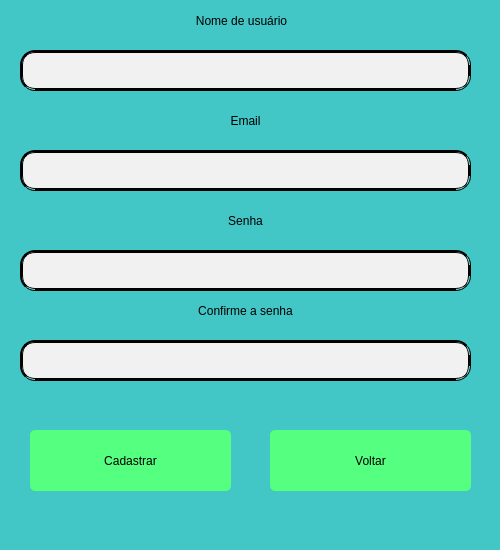
<?xml version="1.0" encoding="UTF-8"?>
<ui version="4.0">
 <class>Screen_Cad</class>
 <widget class="QMainWindow" name="Screen_Cad">
  <property name="geometry">
   <rect>
    <x>0</x>
    <y>0</y>
    <width>500</width>
    <height>550</height>
   </rect>
  </property>
  <property name="windowTitle">
   <string>MainWindow</string>
  </property>
  <property name="styleSheet">
   <string notr="true">background-color: rgb(66, 198, 198);</string>
  </property>
  <widget class="QWidget" name="centralwidget">
   <widget class="QPushButton" name="Button_Back">
    <property name="geometry">
     <rect>
      <x>270</x>
      <y>430</y>
      <width>201</width>
      <height>61</height>
     </rect>
    </property>
    <property name="styleSheet">
     <string notr="true">background-color: rgb(85, 255, 127);
font: 25pt &quot;Niagara Solid&quot;;
border-radius: 5px;</string>
    </property>
    <property name="text">
     <string>Voltar</string>
    </property>
   </widget>
   <widget class="QLineEdit" name="Input_Name">
    <property name="geometry">
     <rect>
      <x>20</x>
      <y>50</y>
      <width>451</width>
      <height>41</height>
     </rect>
    </property>
    <property name="styleSheet">
     <string notr="true">border-style: groove;
border-width: 3px;
border-color: rgb(0, 0, 0);
border-radius: 15px;
background-color: rgb(241, 241, 241);
font: 20pt &quot;Times New Roman&quot;;</string>
    </property>
    <property name="text">
     <string/>
    </property>
    <property name="alignment">
     <set>Qt::AlignCenter</set>
    </property>
   </widget>
   <widget class="QLabel" name="Ornament_Name">
    <property name="geometry">
     <rect>
      <x>36</x>
      <y>10</y>
      <width>411</width>
      <height>21</height>
     </rect>
    </property>
    <property name="styleSheet">
     <string notr="true">font: 20pt &quot;Times New Roman&quot;;</string>
    </property>
    <property name="text">
     <string>Nome de usuário</string>
    </property>
    <property name="alignment">
     <set>Qt::AlignCenter</set>
    </property>
   </widget>
   <widget class="QLabel" name="Ornament_Pass_Confirm">
    <property name="geometry">
     <rect>
      <x>40</x>
      <y>300</y>
      <width>411</width>
      <height>21</height>
     </rect>
    </property>
    <property name="styleSheet">
     <string notr="true">font: 20pt &quot;Times New Roman&quot;;</string>
    </property>
    <property name="text">
     <string>Confirme a senha</string>
    </property>
    <property name="alignment">
     <set>Qt::AlignCenter</set>
    </property>
   </widget>
   <widget class="QLabel" name="Ornament_Pass">
    <property name="geometry">
     <rect>
      <x>40</x>
      <y>210</y>
      <width>411</width>
      <height>21</height>
     </rect>
    </property>
    <property name="styleSheet">
     <string notr="true">font: 20pt &quot;Times New Roman&quot;;</string>
    </property>
    <property name="text">
     <string>Senha</string>
    </property>
    <property name="alignment">
     <set>Qt::AlignCenter</set>
    </property>
   </widget>
   <widget class="QLabel" name="Ornament_Email">
    <property name="geometry">
     <rect>
      <x>40</x>
      <y>110</y>
      <width>411</width>
      <height>21</height>
     </rect>
    </property>
    <property name="styleSheet">
     <string notr="true">font: 20pt &quot;Times New Roman&quot;;</string>
    </property>
    <property name="text">
     <string>Email</string>
    </property>
    <property name="alignment">
     <set>Qt::AlignCenter</set>
    </property>
   </widget>
   <widget class="QLineEdit" name="Input_Pass_Confirm">
    <property name="geometry">
     <rect>
      <x>20</x>
      <y>340</y>
      <width>451</width>
      <height>41</height>
     </rect>
    </property>
    <property name="styleSheet">
     <string notr="true">border-style: groove;
border-width: 3px;
border-color: rgb(0, 0, 0);
border-radius: 15px;
background-color: rgb(241, 241, 241);
font: 20pt &quot;Times New Roman&quot;;</string>
    </property>
    <property name="text">
     <string/>
    </property>
    <property name="alignment">
     <set>Qt::AlignCenter</set>
    </property>
   </widget>
   <widget class="QLineEdit" name="Input_Pass">
    <property name="geometry">
     <rect>
      <x>20</x>
      <y>250</y>
      <width>451</width>
      <height>41</height>
     </rect>
    </property>
    <property name="styleSheet">
     <string notr="true">border-style: groove;
border-width: 3px;
border-color: rgb(0, 0, 0);
border-radius: 15px;
background-color: rgb(241, 241, 241);
font: 20pt &quot;Times New Roman&quot;;</string>
    </property>
    <property name="text">
     <string/>
    </property>
    <property name="alignment">
     <set>Qt::AlignCenter</set>
    </property>
   </widget>
   <widget class="QLineEdit" name="Input_Email">
    <property name="geometry">
     <rect>
      <x>20</x>
      <y>150</y>
      <width>451</width>
      <height>41</height>
     </rect>
    </property>
    <property name="styleSheet">
     <string notr="true">border-style: groove;
border-width: 3px;
border-color: rgb(0, 0, 0);
border-radius: 15px;
background-color: rgb(241, 241, 241);
font: 20pt &quot;Times New Roman&quot;;</string>
    </property>
    <property name="text">
     <string/>
    </property>
    <property name="alignment">
     <set>Qt::AlignCenter</set>
    </property>
   </widget>
   <widget class="QLabel" name="Warning_Same_Pass">
    <property name="geometry">
     <rect>
      <x>40</x>
      <y>400</y>
      <width>411</width>
      <height>21</height>
     </rect>
    </property>
    <property name="styleSheet">
     <string notr="true">font: 20pt &quot;Times New Roman&quot;;
color: rgb(255, 0, 0);</string>
    </property>
    <property name="text">
     <string/>
    </property>
    <property name="alignment">
     <set>Qt::AlignCenter</set>
    </property>
   </widget>
   <widget class="QPushButton" name="Button_Cad">
    <property name="geometry">
     <rect>
      <x>30</x>
      <y>430</y>
      <width>201</width>
      <height>61</height>
     </rect>
    </property>
    <property name="styleSheet">
     <string notr="true">background-color: rgb(85, 255, 127);
font: 25pt &quot;Niagara Solid&quot;;
border-radius: 5px;</string>
    </property>
    <property name="text">
     <string>Cadastrar</string>
    </property>
   </widget>
  </widget>
  <widget class="QMenuBar" name="menubar">
   <property name="geometry">
    <rect>
     <x>0</x>
     <y>0</y>
     <width>500</width>
     <height>21</height>
    </rect>
   </property>
  </widget>
  <widget class="QStatusBar" name="statusbar"/>
 </widget>
 <resources/>
 <connections/>
</ui>
